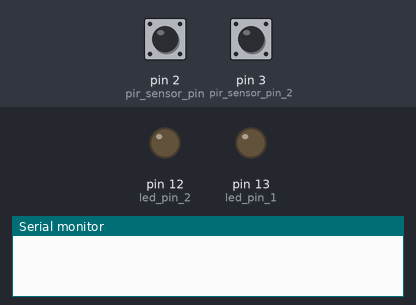
A sketch run on a simulated Arduino Uno, built with avr-gcc and run on an emulated ATmega328P. Shown: output pins drawn as LEDs (lit = HIGH), the last lines printed to the serial monitor. Inputs (shaded band) come from the test bench; at power-on: pin 2 (pir_sensor_pin) HIGH, pin 3 (pir_sensor_pin_2) HIGH.

Above: at 1.2 s.
1.3 s: pin 2 (pir_sensor_pin) pulsed LOW 5 times (0.12 s each, 0.3 s apart)
At 3.5 s:
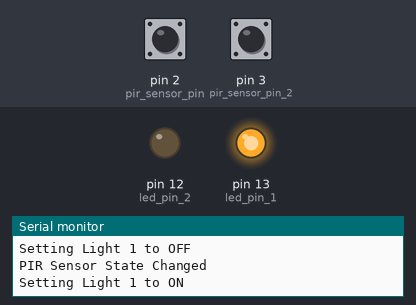
4.3 s: pin 3 (pir_sensor_pin_2) pulsed LOW 2 times (0.12 s each, 0.3 s apart)
At 4.57 s:
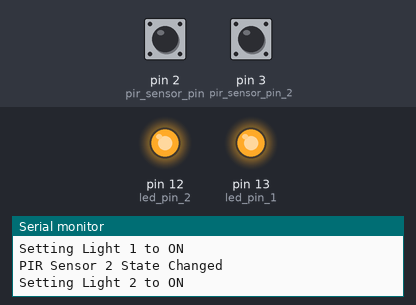
Timing chart, 0 to 7.3 s (numbered marks = the images above; inputs shaded):
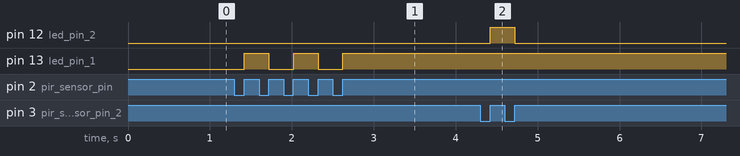

The sketch:

Task1.3C.ino
```cpp
const byte led_pin_1 = 13;
const byte led_pin_2 = 12;
const byte pir_sensor_pin = 2;
const byte pir_sensor_pin_2 = 3;


volatile byte pirSensorValue = LOW;
volatile byte pirSensorValue2 = LOW;

void setup() {
  Serial.begin(9600);
  pinMode(led_pin_1,OUTPUT);
  pinMode(led_pin_2,OUTPUT);
  attachInterrupt(digitalPinToInterrupt(pir_sensor_pin),pir_sensor_triggered,RISING);
  attachInterrupt(digitalPinToInterrupt(pir_sensor_pin_2),pir_sensor_triggered_2,RISING);
}

void loop() {

  digitalWrite(led_pin_1,pirSensorValue);
  digitalWrite(led_pin_2,pirSensorValue2);

}

void pir_sensor_triggered(){

  Serial.println("PIR Sensor State Changed");

  if (pirSensorValue == LOW){
    pirSensorValue = HIGH;
    Serial.println("Setting Light 1 to ON");
  } else {
    pirSensorValue = LOW;
     Serial.println("Setting Light 1 to OFF");
  }

}


void pir_sensor_triggered_2(){

  Serial.println("PIR Sensor 2 State Changed");

  if (pirSensorValue2 == LOW){
    pirSensorValue2 = HIGH;
    Serial.println("Setting Light 2 to ON");
  } else {
    pirSensorValue2 = LOW;
     Serial.println("Setting Light 2 to OFF");
  }

}
```

Measured:
- after the input at 1.3 s, pin 13 (led_pin_1): alternates HIGH for 0.30 s and LOW for 0.30 s, 5 changes in all, then stays HIGH, starting after 0.12 s
- after the input at 4.3 s, pin 12 (led_pin_2): LOW → HIGH after 0.12 s, → LOW 0.30 s later
